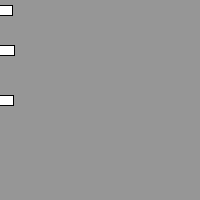
Frame 1 (no input)
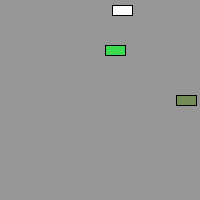
Frame 60 (the mouse pressed at the canvas centre just before this capture)
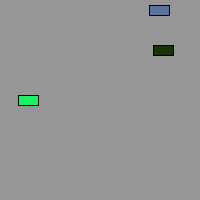
Frame 120 (the mouse held since frame 60 and released just before this capture)

The Processing sketch that drew these frames (run headless with seeded random() and noise(); from frame 60 on, the mouse is pressed at the canvas centre):

// Processing sketch: processing_115832
// ── processing_115832.pde

Car car1;
Car car2; 
Car car3;

color randomColor = (255);
float randomSpeed;

void setup() {
  size(200,200);
  car1 = new Car(randomColor,0,100,random(1,5));
  car2 = new Car(randomColor,0,10,random(1,5));
  car3 = new Car(randomColor,0,50,random(1,5));
}

void draw() {
  background(150);
  car1.move();
  car1.display();
  car2.move();
  car2.display();
  car3.move();
  car3.display();
}


class Car {
  color c;
  float xpos;
  float ypos;
  float xspeed;

  Car(color tempC, float tempXpos, float tempYpos, float tempXspeed) {
    c = tempC;
    xpos = tempXpos;
    ypos = tempYpos;
    xspeed = tempXspeed;
  }

  void display() {
    stroke(0);
    fill(c);
    rectMode(CENTER);
    rect(xpos,ypos,20,10);
  }

  void move() {
    xpos = xpos + xspeed;
    if (xpos > width || xpos < 0) {
      xspeed *= -1;
      c = color (random(255),random(255),random(255));
    }
  }
}
